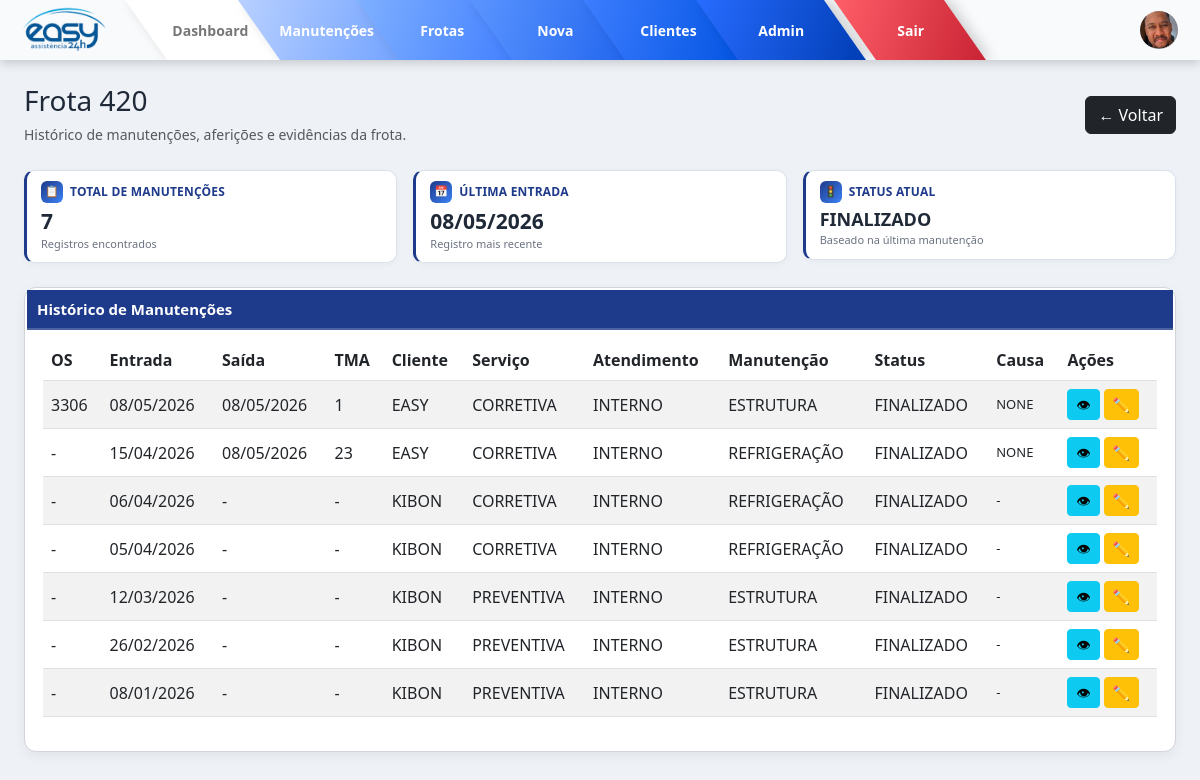
/frotas/420 (signed in), run on the app's committed database.
### models/manutencao.py (models this page shows)
class Manutencao(db.Model):
    __tablename__ = "manutencoes"
    id = db.Column(db.Integer, primary_key=True, autoincrement=True)
    data = db.Column(db.Date)          # Data de entrada
    data_saida = db.Column(db.Date)    # Data de saída
    dtm = db.Column(db.Integer)        # Dias entre entrada e saída
    numero_frota = db.Column(db.String)
    os = db.Column(db.String(50))
    bau = db.Column(db.String)
    tipo_veiculo = db.Column(db.String)
    tipo_servico = db.Column(db.String)
    tipo_atendimento = db.Column(db.String)
    tipo_manutencao = db.Column(db.String)
    status = db.Column(db.String)
    causa = db.Column(db.String)
    observacao = db.Column(db.String)
    cliente = db.Column(db.String)
    imagens = db.Column(db.Text)

### routes/frotas.py (the view)
@frotas_bp.route("/<frota>")
def detalhe_frota(frota):
    if not session.get("user_id"):
        return redirect("/login")
    registros = [
        r for r in Manutencao.query.all()
        if formatar_frota(r.numero_frota) == frota
    ]
    def parse_data(data):
        if isinstance(data, datetime):
            return data
        try:
            return datetime.strptime(str(data), "%Y-%m-%d")
        except:
            return datetime.min
    registros = sorted(
        registros,
        key=lambda x: parse_data(x.data),
        reverse=True
    )
    for r in registros:
        afericao_placa = buscar_afericao(r.numero_frota, r.os, "PLACA")
        afericao_ambiente = buscar_afericao(r.numero_frota, r.os, "AMBIENTE")
        r.placa_afericao = afericao_placa.afericao if afericao_placa else None
        r.placa_data_afericao = (
            afericao_placa.data_afericao.strftime("%d/%m/%Y")
            if afericao_placa and afericao_placa.data_afericao else None
        )
        r.placa_status = afericao_placa.status if afericao_placa else None
        r.placa_imagens = carregar_lista_imagens(afericao_placa.imagens) if afericao_placa else []
        r.ambiente_afericao = afericao_ambiente.afericao if afericao_ambiente else None
        r.ambiente_data_afericao = (
            afericao_ambiente.data_afericao.strftime("%d/%m/%Y")
            if afericao_ambiente and afericao_ambiente.data_afericao else None
        )
        r.ambiente_status = afericao_ambiente.status if afericao_ambiente else None
        r.ambiente_imagens = carregar_lista_imagens(afericao_ambiente.imagens) if afericao_ambiente else []
        r.imagens_lista = carregar_lista_imagens(r.imagens)
    return render_template(
        "frotas_detalhe.html",
        frota=frota,
        registros=registros
    )

### routes/frotas.py (called while the page is built)
def formatar_frota(valor):
    try:
        return str(int(float(valor)))
    except:
        return "Sem frota"

def carregar_lista_imagens(valor):
    try:
        lista = json.loads(valor) if valor else []
        return lista if isinstance(lista, list) else []
    except:
        return []

def buscar_afericao(numero_frota, os, tipo_termometro):
    if not numero_frota or not os:
        return None
    return AfericaoTermometro.query.filter_by(
        numero_frota=str(numero_frota).strip(),
        os=str(os).strip(),
        tipo_termometro=tipo_termometro
    ).first()

### templates/frotas_detalhe.html (shortened to what this page needs)
{% extends "base.html" %}
{% block content %}
<div class="d-flex justify-content-between align-items-center mb-4">
  <div>
    <h3 class="mb-1">Frota {{ frota }}</h3>
    <small class="text-muted">
      Histórico de manutenções, aferições e evidências da frota.
    </small>
  </div>
  <a href="/frotas/" class="btn btn-dark">
    ← Voltar
  </a>
</div>
<div class="row g-3 mb-4">
  <div class="col-md-4">
    <div class="frota-resumo-card">
      <div class="frota-resumo-top">
        <span class="frota-resumo-icon">📋</span>
        <span>Total de Manutenções</span>
      </div>
      <div class="frota-resumo-value">
        {{ registros|length }}
      </div>
      <div class="frota-resumo-desc">
        Registros encontrados
      </div>
    </div>
  </div>
  <div class="col-md-4">
    <div class="frota-resumo-card">
      <div class="frota-resumo-top">
        <span class="frota-resumo-icon">📅</span>
        <span>Última Entrada</span>
      </div>
      <div class="frota-resumo-value">
        {% if registros %}
          {{ registros[0].data.strftime('%d/%m/%Y') if registros[0].data else '-' }}
        {% else %}
          -
        {% endif %}
      </div>
      <div class="frota-resumo-desc">
        Registro mais recente
      </div>
    </div>
  </div>
  <div class="col-md-4">
    <div class="frota-resumo-card">
      <div class="frota-resumo-top">
        <span class="frota-resumo-icon">🚦</span>
        <span>Status Atual</span>
      </div>
      <div class="frota-resumo-value frota-status-value">
        {% if registros %}
          {{ registros[0].status or '-' }}
        {% else %}
          -
        {% endif %}
      </div>
      <div class="frota-resumo-desc">
        Baseado na última manutenção
      </div>
    </div>
  </div>
</div>
<div class="x-card">
  <h5>Histórico de Manutenções</h5>
  {% if registros %}
    <div class="table-responsive">
      <table class="table table-striped table-hover align-middle">
        <thead>
          <tr>
            <th>OS</th>
            <th>Entrada</th>
            <th>Saída</th>
            <th>TMA</th>
            <th>Cliente</th>
            <th>Serviço</th>
            <th>Atendimento</th>
            <th>Manutenção</th>
            <th>Status</th>
            <th>Causa</th>
            <th>Ações</th>
          </tr>
        </thead>
        <tbody>
          {% for m in registros %}
            <tr>
              <td>{{ m.os or '-' }}</td>
              <td>{{ m.data.strftime('%d/%m/%Y') if m.data else '-' }}</td>
              <td>{{ m.data_saida.strftime('%d/%m/%Y') if m.data_saida else '-' }}</td>
              <td>{{ m.dtm if m.dtm is not none else '-' }}</td>
              <td>{{ m.cliente or '-' }}</td>
              <td>{{ m.tipo_servico or '-' }}</td>
              <td>{{ m.tipo_atendimento or '-' }}</td>
              <td>{{ m.tipo_manutencao or '-' }}</td>
              <td>{{ m.status or '-' }}</td>
              <td class="obs-col">{{ m.causa or '-' }}</td>
              <td>
                <div class="d-flex gap-1">
                  <button
                    class="btn btn-info btn-sm"
                    onclick='abrirModalFrota(
                      {{ m.cliente|tojson }},
                      {{ m.numero_frota|tojson }},
                      {{ m.os|tojson }},
                      {{ m.tipo_servico|tojson }},
                      {{ m.tipo_atendimento|tojson }},
                      {{ m.tipo_manutencao|tojson }},
                      {{ m.status|tojson }},
                      {{ m.causa|tojson }},
                      {{ m.observacao|tojson }},
                      {{ m.placa_afericao|tojson }},
                      {{ m.placa_data_afericao|tojson }},
                      {{ m.placa_status|tojson }},
                      {{ m.ambiente_afericao|tojson }},
                      {{ m.ambiente_data_afericao|tojson }},
                      {{ m.ambiente_status|tojson }},
                      {{ m.imagens_lista|tojson }},
                      {{ m.placa_imagens|tojson }},
                      {{ m.ambiente_imagens|tojson }}
                    )'>
                    👁
                  </button>
                  {% if session.get("user_role") == "admin" %}
                    <a href="/manutencoes/editar/{{ m.id }}" class="btn btn-warning btn-sm">
                      ✏️
                    </a>
                  {% endif %}
                </div>
              </td>
            </tr>
          {% endfor %}
        </tbody>
      </table>
    </div>
  {% else %}
    <div class="text-muted">
      Nenhuma manutenção encontrada para esta frota.
    </div>
  {% endif %}
</div>
{% endblock %}

### static/css/style.css (style rules this page uses)
:root { --gradient-start: #020024; --gradient-mid: #090979; --gradient-end: #00d4ff; --primary: #1e3a8a; --secondary: #3b82f6; --bg: #eef2f7; --card: #ffffff; --text: #1f2937; --muted: #6b7280; --border: #d1d5db; }
body { background: var(--bg); font-family: 'Segoe UI', sans-serif; color: var(--text); }
.x-card { background: var(--card); border-radius: 0; border: 1px solid var(--border); padding: 16px; box-shadow: 0 2px 6px rgba(0,0,0,0.05); }
.x-card h5 { background: var(--primary); color: #fff; padding: 10px; margin: -16px -16px 16px -16px; font-size: 18px; font-weight: 600; border-bottom: 2px solid rgba(255,255,255,0.2); }
td { vertical-align: middle; }
td:nth-child(10) { max-width: 300px; white-space: normal; font-size: 13px; }
.x-card { background: #fff; border-radius: 12px; padding: 18px; box-shadow: 0 4px 12px rgba(0,0,0,0.06); transition: 0.2s; }
.x-card h5 { font-weight: 600; font-size: 15px; margin-bottom: 10px; }
.obs-col { max-width: 250px; white-space: nowrap; overflow: hidden; text-overflow: ellipsis; }
:root { --xodo-azul: #5AA0C8; --xodo-roxo: #5A3D9A; --xodo-azul-forte: #2F80ED; }
.frota-resumo-card { background: #ffffff; border: 1px solid var(--border); border-left: 4px solid var(--primary); border-radius: 12px; padding: 14px 16px; min-height: 118px; box-shadow: 0 4px 12px rgba(0,0,0,0.05); transition: 0.2s ease; }
.frota-resumo-top { display: flex; align-items: center; gap: 8px; color: var(--primary); font-size: 13px; font-weight: 800; margin-bottom: 12px; text-transform: uppercase; letter-spacing: 0.3px; }
.frota-resumo-icon { width: 28px; height: 28px; background: linear-gradient(135deg, var(--primary), var(--secondary)); color: #fff; border-radius: 8px; display: flex; align-items: center; justify-content: center; font-size: 14px; }
.frota-resumo-value { font-size: 26px; line-height: 1; font-weight: 800; color: var(--text); margin-bottom: 8px; }
.frota-status-value { font-size: 22px; }
.frota-resumo-desc { font-size: 12px; color: var(--muted); }
.frota-resumo-card { background: #ffffff; border: 1px solid #dbe1ea; border-left: 3px solid var(--primary); border-radius: 10px; padding: 10px 14px; min-height: 82px; box-shadow: 0 2px 6px rgba(0,0,0,0.035); transition: 0.2s ease; }
.frota-resumo-top { display: flex; align-items: center; gap: 7px; color: var(--primary); font-size: 12px; font-weight: 800; margin-bottom: 7px; text-transform: uppercase; letter-spacing: 0.2px; }
.frota-resumo-icon { width: 22px; height: 22px; background: linear-gradient(135deg, var(--primary), var(--secondary)); color: #fff; border-radius: 6px; display: flex; align-items: center; justify-content: center; font-size: 11px; }
.frota-resumo-value { font-size: 21px; line-height: 1.1; font-weight: 800; color: var(--text); margin-bottom: 3px; }
.frota-status-value { font-size: 18px; }
.frota-resumo-desc { font-size: 11px; color: var(--muted); }

### data on the page
Manutencao: data "08/05/2026", status "FINALIZADO", os "3306", data_saida "08/05/2026", dtm "1", cliente "EASY", tipo_servico "CORRETIVA", tipo_atendimento "INTERNO", tipo_manutencao "ESTRUTURA", causa "NONE"
Manutencao: os "-", data "15/04/2026", data_saida "08/05/2026", dtm "23", cliente "EASY", tipo_servico "CORRETIVA", tipo_atendimento "INTERNO", tipo_manutencao "REFRIGERAÇÃO", status "FINALIZADO", causa "NONE"
Manutencao: os "-", data "06/04/2026", data_saida "-", dtm "-", cliente "KIBON", tipo_servico "CORRETIVA", tipo_atendimento "INTERNO", tipo_manutencao "REFRIGERAÇÃO", status "FINALIZADO", causa "-"
Manutencao: os "-", data "05/04/2026", data_saida "-", dtm "-", cliente "KIBON", tipo_servico "CORRETIVA", tipo_atendimento "INTERNO", tipo_manutencao "REFRIGERAÇÃO", status "FINALIZADO", causa "-"
Manutencao: os "-", data "12/03/2026", data_saida "-", dtm "-", cliente "KIBON", tipo_servico "PREVENTIVA", tipo_atendimento "INTERNO", tipo_manutencao "ESTRUTURA", status "FINALIZADO", causa "-"
Manutencao: os "-", data "26/02/2026", data_saida "-", dtm "-", cliente "KIBON", tipo_servico "PREVENTIVA", tipo_atendimento "INTERNO", tipo_manutencao "ESTRUTURA", status "FINALIZADO", causa "-"
Manutencao: os "-", data "08/01/2026", data_saida "-", dtm "-", cliente "KIBON", tipo_servico "PREVENTIVA", tipo_atendimento "INTERNO", tipo_manutencao "ESTRUTURA", status "FINALIZADO", causa "-"

### other printed values
{{ frota }} "420"
{{ registros|length }} "7"
